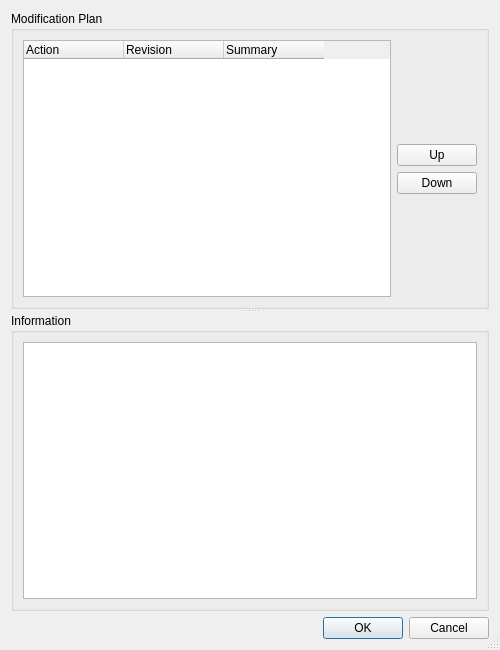
<?xml version="1.0" encoding="UTF-8"?>
<ui version="4.0">
 <class>HgHisteditPlanEditor</class>
 <widget class="QDialog" name="HgHisteditPlanEditor">
  <property name="geometry">
   <rect>
    <x>0</x>
    <y>0</y>
    <width>500</width>
    <height>650</height>
   </rect>
  </property>
  <property name="windowTitle">
   <string>Edit Plan</string>
  </property>
  <property name="sizeGripEnabled">
   <bool>true</bool>
  </property>
  <layout class="QVBoxLayout" name="verticalLayout_3">
   <item>
    <widget class="QSplitter" name="splitter">
     <property name="orientation">
      <enum>Qt::Vertical</enum>
     </property>
     <widget class="QGroupBox" name="groupBox">
      <property name="sizePolicy">
       <sizepolicy hsizetype="Preferred" vsizetype="Preferred">
        <horstretch>0</horstretch>
        <verstretch>0</verstretch>
       </sizepolicy>
      </property>
      <property name="title">
       <string>Modification Plan</string>
      </property>
      <layout class="QHBoxLayout" name="horizontalLayout">
       <item>
        <widget class="QTreeWidget" name="planTreeWidget">
         <property name="sizePolicy">
          <sizepolicy hsizetype="Expanding" vsizetype="Expanding">
           <horstretch>0</horstretch>
           <verstretch>0</verstretch>
          </sizepolicy>
         </property>
         <property name="editTriggers">
          <set>QAbstractItemView::NoEditTriggers</set>
         </property>
         <property name="alternatingRowColors">
          <bool>true</bool>
         </property>
         <property name="rootIsDecorated">
          <bool>false</bool>
         </property>
         <property name="itemsExpandable">
          <bool>false</bool>
         </property>
         <attribute name="headerStretchLastSection">
          <bool>false</bool>
         </attribute>
         <column>
          <property name="text">
           <string>Action</string>
          </property>
         </column>
         <column>
          <property name="text">
           <string>Revision</string>
          </property>
         </column>
         <column>
          <property name="text">
           <string>Summary</string>
          </property>
         </column>
        </widget>
       </item>
       <item>
        <layout class="QVBoxLayout" name="verticalLayout_2">
         <item>
          <spacer name="verticalSpacer_2">
           <property name="orientation">
            <enum>Qt::Vertical</enum>
           </property>
           <property name="sizeHint" stdset="0">
            <size>
             <width>20</width>
             <height>40</height>
            </size>
           </property>
          </spacer>
         </item>
         <item>
          <widget class="QPushButton" name="upButton">
           <property name="toolTip">
            <string>Press to move the selected entry up</string>
           </property>
           <property name="text">
            <string>Up</string>
           </property>
          </widget>
         </item>
         <item>
          <widget class="QPushButton" name="downButton">
           <property name="toolTip">
            <string>Press to move the selected entry down</string>
           </property>
           <property name="text">
            <string>Down</string>
           </property>
          </widget>
         </item>
         <item>
          <spacer name="verticalSpacer">
           <property name="orientation">
            <enum>Qt::Vertical</enum>
           </property>
           <property name="sizeHint" stdset="0">
            <size>
             <width>20</width>
             <height>40</height>
            </size>
           </property>
          </spacer>
         </item>
        </layout>
       </item>
      </layout>
     </widget>
     <widget class="QGroupBox" name="groupBox_2">
      <property name="title">
       <string>Information</string>
      </property>
      <layout class="QVBoxLayout" name="verticalLayout">
       <item>
        <widget class="QPlainTextEdit" name="infoEdit">
         <property name="readOnly">
          <bool>true</bool>
         </property>
        </widget>
       </item>
      </layout>
     </widget>
    </widget>
   </item>
   <item>
    <widget class="QDialogButtonBox" name="buttonBox">
     <property name="orientation">
      <enum>Qt::Horizontal</enum>
     </property>
     <property name="standardButtons">
      <set>QDialogButtonBox::Cancel|QDialogButtonBox::Ok</set>
     </property>
    </widget>
   </item>
  </layout>
 </widget>
 <tabstops>
  <tabstop>planTreeWidget</tabstop>
  <tabstop>upButton</tabstop>
  <tabstop>downButton</tabstop>
  <tabstop>infoEdit</tabstop>
 </tabstops>
 <resources/>
 <connections>
  <connection>
   <sender>buttonBox</sender>
   <signal>accepted()</signal>
   <receiver>HgHisteditPlanEditor</receiver>
   <slot>accept()</slot>
   <hints>
    <hint type="sourcelabel">
     <x>248</x>
     <y>254</y>
    </hint>
    <hint type="destinationlabel">
     <x>157</x>
     <y>274</y>
    </hint>
   </hints>
  </connection>
  <connection>
   <sender>buttonBox</sender>
   <signal>rejected()</signal>
   <receiver>HgHisteditPlanEditor</receiver>
   <slot>reject()</slot>
   <hints>
    <hint type="sourcelabel">
     <x>316</x>
     <y>260</y>
    </hint>
    <hint type="destinationlabel">
     <x>286</x>
     <y>274</y>
    </hint>
   </hints>
  </connection>
 </connections>
</ui>
